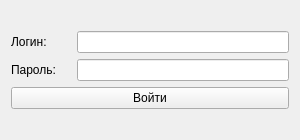
<?xml version="1.0" encoding="UTF-8"?>
<ui version="4.0">
 <class>FormLogin</class>
 <widget class="QWidget" name="FormLogin">
  <property name="geometry">
   <rect>
    <x>0</x>
    <y>0</y>
    <width>300</width>
    <height>140</height>
   </rect>
  </property>
  <property name="minimumSize">
   <size>
    <width>300</width>
    <height>140</height>
   </size>
  </property>
  <property name="maximumSize">
   <size>
    <width>300</width>
    <height>140</height>
   </size>
  </property>
  <property name="windowTitle">
   <string>Form</string>
  </property>
  <layout class="QGridLayout" name="gridLayout">
   <item row="0" column="0">
    <layout class="QVBoxLayout" name="verticalLayout_2">
     <item>
      <layout class="QVBoxLayout" name="verticalLayout">
       <item>
        <layout class="QHBoxLayout" name="horizontalLayout">
         <item>
          <widget class="QLabel" name="label">
           <property name="minimumSize">
            <size>
             <width>60</width>
             <height>22</height>
            </size>
           </property>
           <property name="text">
            <string>Логин:</string>
           </property>
          </widget>
         </item>
         <item>
          <widget class="QLineEdit" name="lineEdit">
           <property name="minimumSize">
            <size>
             <width>150</width>
             <height>22</height>
            </size>
           </property>
          </widget>
         </item>
        </layout>
       </item>
       <item>
        <layout class="QHBoxLayout" name="horizontalLayout_2">
         <item>
          <widget class="QLabel" name="label_2">
           <property name="minimumSize">
            <size>
             <width>60</width>
             <height>22</height>
            </size>
           </property>
           <property name="text">
            <string>Пароль:</string>
           </property>
          </widget>
         </item>
         <item>
          <widget class="QLineEdit" name="lineEdit_2">
           <property name="minimumSize">
            <size>
             <width>150</width>
             <height>22</height>
            </size>
           </property>
          </widget>
         </item>
        </layout>
       </item>
      </layout>
     </item>
     <item>
      <widget class="QPushButton" name="pushButtonLogin">
       <property name="text">
        <string>Войти</string>
       </property>
      </widget>
     </item>
    </layout>
   </item>
  </layout>
 </widget>
 <resources/>
 <connections/>
</ui>
